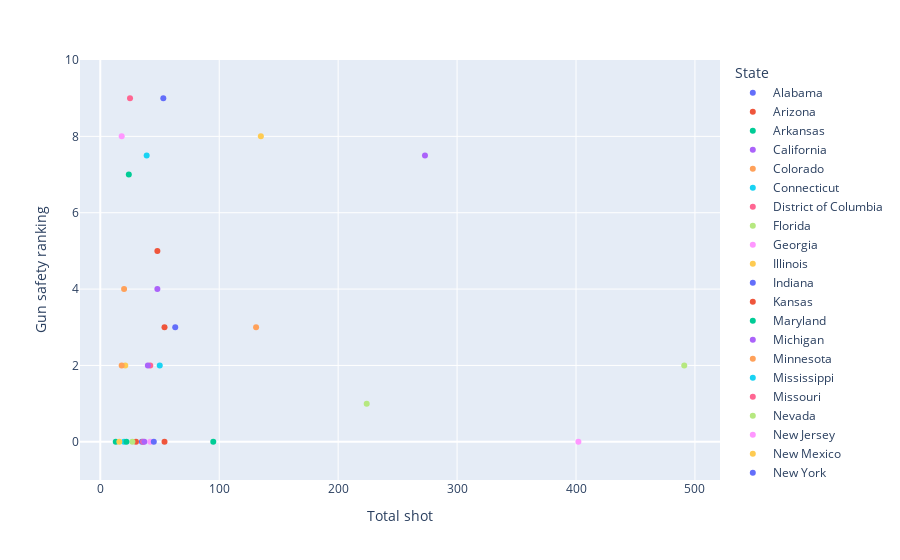

The cell this chart's notebook holds for it:
### Code cell
# Plot the scatterplot with plotly
fig = px.scatter(clean_df3, x="Total shot", y="Gun safety ranking", color="State", trendline="ols")
fig.update_layout(yaxis_range=[-1,10])

# Show the plot
fig.show()

### Figure 1 — Plotly figure (JSON) as saved in the notebook; plotly's stock layout.template omitted (floating-point values rounded to 4 significant figures)
{"data": [{"hovertemplate": "State=Alabama<br>Total shot=%{x}<br>Gun safety ranking=%{y}<extra></extra>", "legendgroup": "Alabama", "marker": {"color": "#636efa", "symbol": "circle"}, "mode": "markers", "name": "Alabama", "orientation": "v", "showlegend": true, "type": "scatter", "x": [35], "xaxis": "x", "y": [0], "yaxis": "y"}, {"hovertemplate": "State=Alabama<extra></extra>", "legendgroup": "Alabama", "marker": {"color": "#636efa", "symbol": "circle"}, "mode": "lines", "name": "Alabama", "showlegend": false, "type": "scatter", "xaxis": "x", "yaxis": "y"}, {"hovertemplate": "State=Arizona<br>Total shot=%{x}<br>Gun safety ranking=%{y}<extra></extra>", "legendgroup": "Arizona", "marker": {"color": "#EF553B", "symbol": "circle"}, "mode": "markers", "name": "Arizona", "orientation": "v", "showlegend": true, "type": "scatter", "x": [54], "xaxis": "x", "y": [0], "yaxis": "y"}, {"hovertemplate": "State=Arizona<extra></extra>", "legendgroup": "Arizona", "marker": {"color": "#EF553B", "symbol": "circle"}, "mode": "lines", "name": "Arizona", "showlegend": false, "type": "scatter", "xaxis": "x", "yaxis": "y"}, {"hovertemplate": "State=Arkansas<br>Total shot=%{x}<br>Gun safety ranking=%{y}<extra></extra>", "legendgroup": "Arkansas", "marker": {"color": "#00cc96", "symbol": "circle"}, "mode": "markers", "name": "Arkansas", "orientation": "v", "showlegend": true, "type": "scatter", "x": [13], "xaxis": "x", "y": [0], "yaxis": "y"}, {"hovertemplate": "State=Arkansas<extra></extra>", "legendgroup": "Arkansas", "marker": {"color": "#00cc96", "symbol": "circle"}, "mode": "lines", "name": "Arkansas", "showlegend": false, "type": "scatter", "xaxis": "x", "yaxis": "y"}, {"hovertemplate": "State=California<br>Total shot=%{x}<br>Gun safety ranking=%{y}<extra></extra>", "legendgroup": "California", "marker": {"color": "#ab63fa", "symbol": "circle"}, "mode": "markers", "name": "California", "orientation": "v", "showlegend": true, "type": "scatter", "x": [273], "xaxis": "x", "y": [7.5], "yaxis": "y"}, {"hovertemplate": "State=California<extra></extra>", "legendgroup": "California", "marker": {"color": "#ab63fa", "symbol": "circle"}, "mode": "lines", "name": "California", "showlegend": false, "type": "scatter", "xaxis": "x", "yaxis": "y"}, {"hovertemplate": "State=Colorado<br>Total shot=%{x}<br>Gun safety ranking=%{y}<extra></extra>", "legendgroup": "Colorado", "marker": {"color": "#FFA15A", "symbol": "circle"}, "mode": "markers", "name": "Colorado", "orientation": "v", "showlegend": true, "type": "scatter", "x": [131], "xaxis": "x", "y": [3], "yaxis": "y"}, {"hovertemplate": "State=Colorado<extra></extra>", "legendgroup": "Colorado", "marker": {"color": "#FFA15A", "symbol": "circle"}, "mode": "lines", "name": "Colorado", "showlegend": false, "type": "scatter", "xaxis": "x", "yaxis": "y"}, {"hovertemplate": "State=Connecticut<br>Total shot=%{x}<br>Gun safety ranking=%{y}<extra></extra>", "legendgroup": "Connecticut", "marker": {"color": "#19d3f3", "symbol": "circle"}, "mode": "markers", "name": "Connecticut", "orientation": "v", "showlegend": true, "type": "scatter", "x": [39], "xaxis": "x", "y": [7.5], "yaxis": "y"}, {"hovertemplate": "State=Connecticut<extra></extra>", "legendgroup": "Connecticut", "marker": {"color": "#19d3f3", "symbol": "circle"}, "mode": "lines", "name": "Connecticut", "showlegend": false, "type": "scatter", "xaxis": "x", "yaxis": "y"}, {"hovertemplate": "State=District of Columbia<br>Total shot=%{x}<br>Gun safety ranking=%{y}<extra></extra>", "legendgroup": "District of Columbia", "marker": {"color": "#FF6692", "symbol": "circle"}, "mode": "markers", "name": "District of Columbia", "orientation": "v", "showlegend": true, "type": "scatter", "x": [25], "xaxis": "x", "y": [9], "yaxis": "y"}, {"hovertemplate": "State=District of Columbia<extra></extra>", "legendgroup": "District of Columbia", "marker": {"color": "#FF6692", "symbol": "circle"}, "mode": "lines", "name": "District of Columbia", "showlegend": false, "type": "scatter", "xaxis": "x", "yaxis": "y"}, {"hovertemplate": "State=Florida<br>Total shot=%{x}<br>Gun safety ranking=%{y}<extra></extra>", "legendgroup": "Florida", "marker": {"color": "#B6E880", "symbol": "circle"}, "mode": "markers", "name": "Florida", "orientation": "v", "showlegend": true, "type": "scatter", "x": [224], "xaxis": "x", "y": [1], "yaxis": "y"}, {"hovertemplate": "State=Florida<extra></extra>", "legendgroup": "Florida", "marker": {"color": "#B6E880", "symbol": "circle"}, "mode": "lines", "name": "Florida", "showlegend": false, "type": "scatter", "xaxis": "x", "yaxis": "y"}, {"hovertemplate": "State=Georgia<br>Total shot=%{x}<br>Gun safety ranking=%{y}<extra></extra>", "legendgroup": "Georgia", "marker": {"color": "#FF97FF", "symbol": "circle"}, "mode": "markers", "name": "Georgia", "orientation": "v", "showlegend": true, "type": "scatter", "x": [42], "xaxis": "x", "y": [0], "yaxis": "y"}, {"hovertemplate": "State=Georgia<extra></extra>", "legendgroup": "Georgia", "marker": {"color": "#FF97FF", "symbol": "circle"}, "mode": "lines", "name": "Georgia", "showlegend": false, "type": "scatter", "xaxis": "x", "yaxis": "y"}, {"hovertemplate": "State=Illinois<br>Total shot=%{x}<br>Gun safety ranking=%{y}<extra></extra>", "legendgroup": "Illinois", "marker": {"color": "#FECB52", "symbol": "circle"}, "mode": "markers", "name": "Illinois", "orientation": "v", "showlegend": true, "type": "scatter", "x": [135], "xaxis": "x", "y": [8], "yaxis": "y"}, {"hovertemplate": "State=Illinois<extra></extra>", "legendgroup": "Illinois", "marker": {"color": "#FECB52", "symbol": "circle"}, "mode": "lines", "name": "Illinois", "showlegend": false, "type": "scatter", "xaxis": "x", "yaxis": "y"}, {"hovertemplate": "State=Indiana<br>Total shot=%{x}<br>Gun safety ranking=%{y}<extra></extra>", "legendgroup": "Indiana", "marker": {"color": "#636efa", "symbol": "circle"}, "mode": "markers", "name": "Indiana", "orientation": "v", "showlegend": true, "type": "scatter", "x": [45], "xaxis": "x", "y": [0], "yaxis": "y"}, {"hovertemplate": "State=Indiana<extra></extra>", "legendgroup": "Indiana", "marker": {"color": "#636efa", "symbol": "circle"}, "mode": "lines", "name": "Indiana", "showlegend": false, "type": "scatter", "xaxis": "x", "yaxis": "y"}, {"hovertemplate": "State=Kansas<br>Total shot=%{x}<br>Gun safety ranking=%{y}<extra></extra>", "legendgroup": "Kansas", "marker": {"color": "#EF553B", "symbol": "circle"}, "mode": "markers", "name": "Kansas", "orientation": "v", "showlegend": true, "type": "scatter", "x": [30], "xaxis": "x", "y": [0], "yaxis": "y"}, {"hovertemplate": "State=Kansas<extra></extra>", "legendgroup": "Kansas", "marker": {"color": "#EF553B", "symbol": "circle"}, "mode": "lines", "name": "Kansas", "showlegend": false, "type": "scatter", "xaxis": "x", "yaxis": "y"}, {"hovertemplate": "State=Maryland<br>Total shot=%{x}<br>Gun safety ranking=%{y}<extra></extra>", "legendgroup": "Maryland", "marker": {"color": "#00cc96", "symbol": "circle"}, "mode": "markers", "name": "Maryland", "orientation": "v", "showlegend": true, "type": "scatter", "x": [24], "xaxis": "x", "y": [7], "yaxis": "y"}, {"hovertemplate": "State=Maryland<extra></extra>", "legendgroup": "Maryland", "marker": {"color": "#00cc96", "symbol": "circle"}, "mode": "lines", "name": "Maryland", "showlegend": false, "type": "scatter", "xaxis": "x", "yaxis": "y"}, {"hovertemplate": "State=Michigan<br>Total shot=%{x}<br>Gun safety ranking=%{y}<extra></extra>", "legendgroup": "Michigan", "marker": {"color": "#ab63fa", "symbol": "circle"}, "mode": "markers", "name": "Michigan", "orientation": "v", "showlegend": true, "type": "scatter", "x": [48], "xaxis": "x", "y": [4], "yaxis": "y"}, {"hovertemplate": "State=Michigan<extra></extra>", "legendgroup": "Michigan", "marker": {"color": "#ab63fa", "symbol": "circle"}, "mode": "lines", "name": "Michigan", "showlegend": false, "type": "scatter", "xaxis": "x", "yaxis": "y"}, {"hovertemplate": "State=Minnesota<br>Total shot=%{x}<br>Gun safety ranking=%{y}<extra></extra>", "legendgroup": "Minnesota", "marker": {"color": "#FFA15A", "symbol": "circle"}, "mode": "markers", "name": "Minnesota", "orientation": "v", "showlegend": true, "type": "scatter", "x": [20], "xaxis": "x", "y": [4], "yaxis": "y"}, {"hovertemplate": "State=Minnesota<extra></extra>", "legendgroup": "Minnesota", "marker": {"color": "#FFA15A", "symbol": "circle"}, "mode": "lines", "name": "Minnesota", "showlegend": false, "type": "scatter", "xaxis": "x", "yaxis": "y"}, {"hovertemplate": "State=Mississippi<br>Total shot=%{x}<br>Gun safety ranking=%{y}<extra></extra>", "legendgroup": "Mississippi", "marker": {"color": "#19d3f3", "symbol": "circle"}, "mode": "markers", "name": "Mississippi", "orientation": "v", "showlegend": true, "type": "scatter", "x": [20], "xaxis": "x", "y": [0], "yaxis": "y"}, {"hovertemplate": "State=Mississippi<extra></extra>", "legendgroup": "Mississippi", "marker": {"color": "#19d3f3", "symbol": "circle"}, "mode": "lines", "name": "Mississippi", "showlegend": false, "type": "scatter", "xaxis": "x", "yaxis": "y"}, {"hovertemplate": "State=Missouri<br>Total shot=%{x}<br>Gun safety ranking=%{y}<extra></extra>", "legendgroup": "Missouri", "marker": {"color": "#FF6692", "symbol": "circle"}, "mode": "markers", "name": "Missouri", "orientation": "v", "showlegend": true, "type": "scatter", "x": [36], "xaxis": "x", "y": [0], "yaxis": "y"}, {"hovertemplate": "State=Missouri<extra></extra>", "legendgroup": "Missouri", "marker": {"color": "#FF6692", "symbol": "circle"}, "mode": "lines", "name": "Missouri", "showlegend": false, "type": "scatter", "xaxis": "x", "yaxis": "y"}, {"hovertemplate": "State=Nevada<br>Total shot=%{x}<br>Gun safety ranking=%{y}<extra></extra>", "legendgroup": "Nevada", "marker": {"color": "#B6E880", "symbol": "circle"}, "mode": "markers", "name": "Nevada", "orientation": "v", "showlegend": true, "type": "scatter", "x": [491], "xaxis": "x", "y": [2], "yaxis": "y"}, {"hovertemplate": "State=Nevada<extra></extra>", "legendgroup": "Nevada", "marker": {"color": "#B6E880", "symbol": "circle"}, "mode": "lines", "name": "Nevada", "showlegend": false, "type": "scatter", "xaxis": "x", "yaxis": "y"}, {"hovertemplate": "State=New Jersey<br>Total shot=%{x}<br>Gun safety ranking=%{y}<extra></extra>", "legendgroup": "New Jersey", "marker": {"color": "#FF97FF", "symbol": "circle"}, "mode": "markers", "name": "New Jersey", "orientation": "v", "showlegend": true, "type": "scatter", "x": [18], "xaxis": "x", "y": [8], "yaxis": "y"}, {"hovertemplate": "State=New Jersey<extra></extra>", "legendgroup": "New Jersey", "marker": {"color": "#FF97FF", "symbol": "circle"}, "mode": "lines", "name": "New Jersey", "showlegend": false, "type": "scatter", "xaxis": "x", "yaxis": "y"}, {"hovertemplate": "State=New Mexico<br>Total shot=%{x}<br>Gun safety ranking=%{y}<extra></extra>", "legendgroup": "New Mexico", "marker": {"color": "#FECB52", "symbol": "circle"}, "mode": "markers", "name": "New Mexico", "orientation": "v", "showlegend": true, "type": "scatter", "x": [21], "xaxis": "x", "y": [2], "yaxis": "y"}, {"hovertemplate": "State=New Mexico<extra></extra>", "legendgroup": "New Mexico", "marker": {"color": "#FECB52", "symbol": "circle"}, "mode": "lines", "name": "New Mexico", "showlegend": false, "type": "scatter", "xaxis": "x", "yaxis": "y"}, {"hovertemplate": "State=New York<br>Total shot=%{x}<br>Gun safety ranking=%{y}<extra></extra>", "legendgroup": "New York", "marker": {"color": "#636efa", "symbol": "circle"}, "mode": "markers", "name": "New York", "orientation": "v", "showlegend": true, "type": "scatter", "x": [53], "xaxis": "x", "y": [9], "yaxis": "y"}, {"hovertemplate": "State=New York<extra></extra>", "legendgroup": "New York", "marker": {"color": "#636efa", "symbol": "circle"}, "mode": "lines", "name": "New York", "showlegend": false, "type": "scatter", "xaxis": "x", "yaxis": "y"}, {"hovertemplate": "State=North Carolina<br>Total shot=%{x}<br>Gun safety ranking=%{y}<extra></extra>", "legendgroup": "North Carolina", "marker": {"color": "#EF553B", "symbol": "circle"}, "mode": "markers", "name": "North Carolina", "orientation": "v", "showlegend": true, "type": "scatter", "x": [54], "xaxis": "x", "y": [3], "yaxis": "y"}, {"hovertemplate": "State=North Carolina<extra></extra>", "legendgroup": "North Carolina", "marker": {"color": "#EF553B", "symbol": "circle"}, "mode": "lines", "name": "North Carolina", "showlegend": false, "type": "scatter", "xaxis": "x", "yaxis": "y"}, {"hovertemplate": "State=Ohio<br>Total shot=%{x}<br>Gun safety ranking=%{y}<extra></extra>", "legendgroup": "Ohio", "marker": {"color": "#00cc96", "symbol": "circle"}, "mode": "markers", "name": "Ohio", "orientation": "v", "showlegend": true, "type": "scatter", "x": [95], "xaxis": "x", "y": [0], "yaxis": "y"}, {"hovertemplate": "State=Ohio<extra></extra>", "legendgroup": "Ohio", "marker": {"color": "#00cc96", "symbol": "circle"}, "mode": "lines", "name": "Ohio", "showlegend": false, "type": "scatter", "xaxis": "x", "yaxis": "y"}, {"hovertemplate": "State=Oklahoma<br>Total shot=%{x}<br>Gun safety ranking=%{y}<extra></extra>", "legendgroup": "Oklahoma", "marker": {"color": "#ab63fa", "symbol": "circle"}, "mode": "markers", "name": "Oklahoma", "orientation": "v", "showlegend": true, "type": "scatter", "x": [37], "xaxis": "x", "y": [0], "yaxis": "y"}, {"hovertemplate": "State=Oklahoma<extra></extra>", "legendgroup": "Oklahoma", "marker": {"color": "#ab63fa", "symbol": "circle"}, "mode": "lines", "name": "Oklahoma", "showlegend": false, "type": "scatter", "xaxis": "x", "yaxis": "y"}, {"hovertemplate": "State=Oregon<br>Total shot=%{x}<br>Gun safety ranking=%{y}<extra></extra>", "legendgroup": "Oregon", "marker": {"color": "#FFA15A", "symbol": "circle"}, "mode": "markers", "name": "Oregon", "orientation": "v", "showlegend": true, "type": "scatter", "x": [18], "xaxis": "x", "y": [2], "yaxis": "y"}, {"hovertemplate": "State=Oregon<extra></extra>", "legendgroup": "Oregon", "marker": {"color": "#FFA15A", "symbol": "circle"}, "mode": "lines", "name": "Oregon", "showlegend": false, "type": "scatter", "xaxis": "x", "yaxis": "y"}, {"hovertemplate": "State=Pennsylvania<br>Total shot=%{x}<br>Gun safety ranking=%{y}<extra></extra>", "legendgroup": "Pennsylvania", "marker": {"color": "#19d3f3", "symbol": "circle"}, "mode": "markers", "name": "Pennsylvania", "orientation": "v", "showlegend": true, "type": "scatter", "x": [50], "xaxis": "x", "y": [2], "yaxis": "y"}, {"hovertemplate": "State=Pennsylvania<extra></extra>", "legendgroup": "Pennsylvania", "marker": {"color": "#19d3f3", "symbol": "circle"}, "mode": "lines", "name": "Pennsylvania", "showlegend": false, "type": "scatter", "xaxis": "x", "yaxis": "y"}, {"hovertemplate": "State=South Carolina<br>Total shot=%{x}<br>Gun safety ranking=%{y}<extra></extra>", "legendgroup": "South Carolina", "marker": {"color": "#FF6692", "symbol": "circle"}, "mode": "markers", "name": "South Carolina", "orientation": "v", "showlegend": true, "type": "scatter", "x": [42], "xaxis": "x", "y": [2], "yaxis": "y"}, {"hovertemplate": "State=South Carolina<extra></extra>", "legendgroup": "South Carolina", "marker": {"color": "#FF6692", "symbol": "circle"}, "mode": "lines", "name": "South Carolina", "showlegend": false, "type": "scatter", "xaxis": "x", "yaxis": "y"}, {"hovertemplate": "State=Tennessee<br>Total shot=%{x}<br>Gun safety ranking=%{y}<extra></extra>", "legendgroup": "Tennessee", "marker": {"color": "#B6E880", "symbol": "circle"}, "mode": "markers", "name": "Tennessee", "orientation": "v", "showlegend": true, "type": "scatter", "x": [27], "xaxis": "x", "y": [0], "yaxis": "y"}, {"hovertemplate": "State=Tennessee<extra></extra>", "legendgroup": "Tennessee", "marker": {"color": "#B6E880", "symbol": "circle"}, "mode": "lines", "name": "Tennessee", "showlegend": false, "type": "scatter", "xaxis": "x", "yaxis": "y"}, {"hovertemplate": "State=Texas<br>Total shot=%{x}<br>Gun safety ranking=%{y}<extra></extra>", "legendgroup": "Texas", "marker": {"color": "#FF97FF", "symbol": "circle"}, "mode": "markers", "name": "Texas", "orientation": "v", "showlegend": true, "type": "scatter", "x": [402], "xaxis": "x", "y": [0], "yaxis": "y"}, {"hovertemplate": "State=Texas<extra></extra>", "legendgroup": "Texas", "marker": {"color": "#FF97FF", "symbol": "circle"}, "mode": "lines", "name": "Texas", "showlegend": false, "type": "scatter", "xaxis": "x", "yaxis": "y"}, {"hovertemplate": "State=Utah<br>Total shot=%{x}<br>Gun safety ranking=%{y}<extra></extra>", "legendgroup": "Utah", "marker": {"color": "#FECB52", "symbol": "circle"}, "mode": "markers", "name": "Utah", "orientation": "v", "showlegend": true, "type": "scatter", "x": [16], "xaxis": "x", "y": [0], "yaxis": "y"}, {"hovertemplate": "State=Utah<extra></extra>", "legendgroup": "Utah", "marker": {"color": "#FECB52", "symbol": "circle"}, "mode": "lines", "name": "Utah", "showlegend": false, "type": "scatter", "xaxis": "x", "yaxis": "y"}, {"hovertemplate": "State=Virginia<br>Total shot=%{x}<br>Gun safety ranking=%{y}<extra></extra>", "legendgroup": "Virginia", "marker": {"color": "#636efa", "symbol": "circle"}, "mode": "markers", "name": "Virginia", "orientation": "v", "showlegend": true, "type": "scatter", "x": [63], "xaxis": "x", "y": [3], "yaxis": "y"}, {"hovertemplate": "State=Virginia<extra></extra>", "legendgroup": "Virginia", "marker": {"color": "#636efa", "symbol": "circle"}, "mode": "lines", "name": "Virginia", "showlegend": false, "type": "scatter", "xaxis": "x", "yaxis": "y"}, {"hovertemplate": "State=Washington<br>Total shot=%{x}<br>Gun safety ranking=%{y}<extra></extra>", "legendgroup": "Washington", "marker": {"color": "#EF553B", "symbol": "circle"}, "mode": "markers", "name": "Washington", "orientation": "v", "showlegend": true, "type": "scatter", "x": [48], "xaxis": "x", "y": [5], "yaxis": "y"}, {"hovertemplate": "State=Washington<extra></extra>", "legendgroup": "Washington", "marker": {"color": "#EF553B", "symbol": "circle"}, "mode": "lines", "name": "Washington", "showlegend": false, "type": "scatter", "xaxis": "x", "yaxis": "y"}, {"hovertemplate": "State=West Virginia<br>Total shot=%{x}<br>Gun safety ranking=%{y}<extra></extra>", "legendgroup": "West Virginia", "marker": {"color": "#00cc96", "symbol": "circle"}, "mode": "markers", "name": "West Virginia", "orientation": "v", "showlegend": true, "type": "scatter", "x": [22], "xaxis": "x", "y": [0], "yaxis": "y"}, {"hovertemplate": "State=West Virginia<extra></extra>", "legendgroup": "West Virginia", "marker": {"color": "#00cc96", "symbol": "circle"}, "mode": "lines", "name": "West Virginia", "showlegend": false, "type": "scatter", "xaxis": "x", "yaxis": "y"}, {"hovertemplate": "State=Wisconsin<br>Total shot=%{x}<br>Gun safety ranking=%{y}<extra></extra>", "legendgroup": "Wisconsin", "marker": {"color": "#ab63fa", "symbol": "circle"}, "mode": "markers", "name": "Wisconsin", "orientation": "v", "showlegend": true, "type": "scatter", "x": [40], "xaxis": "x", "y": [2], "yaxis": "y"}, {"hovertemplate": "State=Wisconsin<extra></extra>", "legendgroup": "Wisconsin", "marker": {"color": "#ab63fa", "symbol": "circle"}, "mode": "lines", "name": "Wisconsin", "showlegend": false, "type": "scatter", "xaxis": "x", "yaxis": "y"}], "layout": {"legend": {"title": {"text": "State"}, "tracegroupgap": 0}, "margin": {"t": 60}, "xaxis": {"anchor": "y", "domain": [0, 1], "title": {"text": "Total shot"}}, "yaxis": {"anchor": "x", "domain": [0, 1], "range": [-1, 10], "title": {"text": "Gun safety ranking"}}}}
